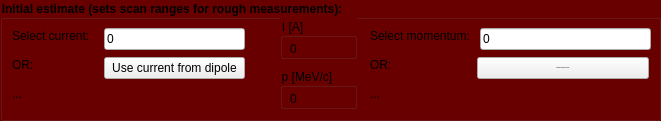
          <widget class="QGroupBox" name="groupBox">
           <property name="geometry">
            <rect>
             <x>10</x>
             <y>50</y>
             <width>661</width>
             <height>121</height>
            </rect>
           </property>
           <property name="font">
            <font>
             <weight>75</weight>
             <bold>true</bold>
            </font>
           </property>
           <property name="styleSheet">
            <string notr="true">QGroupBox{ background-color: rgb(105, 0, 0);}
QLabel{ background-color: rgba(0,0,0,0%);}</string>
           </property>
           <property name="title">
            <string>Initial estimate (sets scan ranges for rough measurements):</string>
           </property>
           <widget class="QLineEdit" name="lineEdit_selectMom">
            <property name="geometry">
             <rect>
              <x>480</x>
              <y>28</y>
              <width>171</width>
              <height>22</height>
             </rect>
            </property>
            <property name="minimumSize">
             <size>
              <width>0</width>
              <height>22</height>
             </size>
            </property>
            <property name="text">
             <string>0</string>
            </property>
           </widget>
           <widget class="QLineEdit" name="lineEdit_selectCurrent">
            <property name="geometry">
             <rect>
              <x>104</x>
              <y>28</y>
              <width>141</width>
              <height>22</height>
             </rect>
            </property>
            <property name="minimumSize">
             <size>
              <width>0</width>
              <height>22</height>
             </size>
            </property>
            <property name="text">
             <string>0</string>
            </property>
           </widget>
           <widget class="QLabel" name="label">
            <property name="geometry">
             <rect>
              <x>12</x>
              <y>28</y>
              <width>85</width>
              <height>16</height>
             </rect>
            </property>
            <property name="text">
             <string>Select current:</string>
            </property>
           </widget>
           <widget class="QLabel" name="label_6">
            <property name="geometry">
             <rect>
              <x>12</x>
              <y>57</y>
              <width>22</width>
              <height>16</height>
             </rect>
            </property>
            <property name="text">
             <string>OR:</string>
            </property>
           </widget>
           <widget class="QLabel" name="label_2">
            <property name="geometry">
             <rect>
              <x>370</x>
              <y>28</y>
              <width>109</width>
              <height>16</height>
             </rect>
            </property>
            <property name="text">
             <string>Select momentum:</string>
            </property>
           </widget>
           <widget class="QLabel" name="label_7">
            <property name="geometry">
             <rect>
              <x>370</x>
              <y>57</y>
              <width>22</width>
              <height>16</height>
             </rect>
            </property>
            <property name="text">
             <string>OR:</string>
            </property>
           </widget>
           <widget class="QGroupBox" name="groupBox_7">
            <property name="geometry">
             <rect>
              <x>280</x>
              <y>18</y>
              <width>77</width>
              <height>41</height>
             </rect>
            </property>
            <property name="title">
             <string>I [A]</string>
            </property>
            <widget class="QLabel" name="label_predictI">
             <property name="geometry">
              <rect>
               <x>10</x>
               <y>20</y>
               <width>61</width>
               <height>22</height>
              </rect>
             </property>
             <property name="text">
              <string>0</string>
             </property>
            </widget>
           </widget>
           <widget class="QGroupBox" name="groupBox_2">
            <property name="geometry">
             <rect>
              <x>280</x>
              <y>68</y>
              <width>77</width>
              <height>41</height>
             </rect>
            </property>
            <property name="title">
             <string>p [MeV/c]</string>
            </property>
            <widget class="QLabel" name="label_predictMom">
             <property name="geometry">
              <rect>
               <x>10</x>
               <y>20</y>
               <width>61</width>
               <height>22</height>
              </rect>
             </property>
             <property name="text">
              <string>0</string>
             </property>
            </widget>
           </widget>
           <widget class="QPushButton" name="pushButton_useCurrent">
            <property name="geometry">
             <rect>
              <x>104</x>
              <y>57</y>
              <width>141</width>
              <height>22</height>
             </rect>
            </property>
            <property name="sizePolicy">
             <sizepolicy hsizetype="Minimum" vsizetype="Fixed">
              <horstretch>0</horstretch>
              <verstretch>0</verstretch>
             </sizepolicy>
            </property>
            <property name="minimumSize">
             <size>
              <width>140</width>
              <height>22</height>
             </size>
            </property>
            <property name="maximumSize">
             <size>
              <width>371</width>
              <height>16777215</height>
             </size>
            </property>
            <property name="text">
             <string>Use current from dipole</string>
            </property>
            <property name="checked">
             <bool>false</bool>
            </property>
           </widget>
           <widget class="QPushButton" name="pushButton_useRF">
            <property name="geometry">
             <rect>
              <x>477</x>
              <y>57</y>
              <width>172</width>
              <height>22</height>
             </rect>
            </property>
            <property name="sizePolicy">
             <sizepolicy hsizetype="Minimum" vsizetype="Fixed">
              <horstretch>0</horstretch>
              <verstretch>0</verstretch>
             </sizepolicy>
            </property>
            <property name="minimumSize">
             <size>
              <width>140</width>
              <height>22</height>
             </size>
            </property>
            <property name="maximumSize">
             <size>
              <width>371</width>
              <height>16777215</height>
             </size>
            </property>
            <property name="font">
             <font>
              <pointsize>-1</pointsize>
             </font>
            </property>
            <property name="text">
             <string>Estimate momentum from RF</string>
            </property>
            <property name="checked">
             <bool>false</bool>
            </property>
           </widget>
           <widget class="QLabel" name="label_I">
            <property name="geometry">
             <rect>
              <x>12</x>
              <y>86</y>
              <width>251</width>
              <height>16</height>
             </rect>
            </property>
            <property name="minimumSize">
             <size>
              <width>120</width>
              <height>0</height>
             </size>
            </property>
            <property name="text">
             <string>...</string>
            </property>
           </widget>
           <widget class="QLabel" name="label_RF">
            <property name="geometry">
             <rect>
              <x>370</x>
              <y>86</y>
              <width>271</width>
              <height>16</height>
             </rect>
            </property>
            <property name="minimumSize">
             <size>
              <width>120</width>
              <height>0</height>
             </size>
            </property>
            <property name="text">
             <string>...</string>
            </property>
           </widget>
          </widget>
